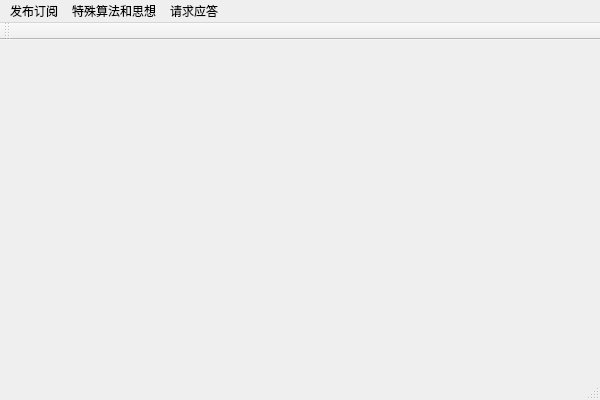
<?xml version="1.0" encoding="UTF-8"?>
<ui version="4.0">
 <class>MainWindowClass</class>
 <widget class="QMainWindow" name="MainWindowClass">
  <property name="geometry">
   <rect>
    <x>0</x>
    <y>0</y>
    <width>600</width>
    <height>400</height>
   </rect>
  </property>
  <property name="windowTitle">
   <string>MainWindow</string>
  </property>
  <widget class="QWidget" name="centralWidget"/>
  <widget class="QMenuBar" name="menuBar">
   <property name="geometry">
    <rect>
     <x>0</x>
     <y>0</y>
     <width>600</width>
     <height>26</height>
    </rect>
   </property>
   <widget class="QMenu" name="menu">
    <property name="title">
     <string>发布订阅</string>
    </property>
    <addaction name="actionPubSub01"/>
    <addaction name="actionPubSub02"/>
    <addaction name="actionPs02"/>
   </widget>
   <widget class="QMenu" name="menu_2">
    <property name="title">
     <string>特殊算法和思想</string>
    </property>
    <addaction name="action_zmq_poll"/>
   </widget>
   <widget class="QMenu" name="menu_3">
    <property name="title">
     <string>请求应答</string>
    </property>
    <addaction name="actionReq_rep_01"/>
    <addaction name="actionReq_rep_02"/>
   </widget>
   <addaction name="menu"/>
   <addaction name="menu_2"/>
   <addaction name="menu_3"/>
  </widget>
  <widget class="QToolBar" name="mainToolBar">
   <attribute name="toolBarArea">
    <enum>TopToolBarArea</enum>
   </attribute>
   <attribute name="toolBarBreak">
    <bool>false</bool>
   </attribute>
  </widget>
  <widget class="QStatusBar" name="statusBar"/>
  <action name="actionPubSub01">
   <property name="text">
    <string>最简单的发布订阅</string>
   </property>
  </action>
  <action name="actionPubSub02">
   <property name="text">
    <string>有中间装置的发布订阅</string>
   </property>
  </action>
  <action name="action_zmq_poll">
   <property name="text">
    <string>从多个套接字中接收消息zmq_poll</string>
   </property>
  </action>
  <action name="actionReq_rep_01">
   <property name="text">
    <string>简单的请求应答</string>
   </property>
  </action>
  <action name="actionReq_rep_02">
   <property name="text">
    <string>简易请求-应答代理</string>
   </property>
  </action>
  <action name="actionPs02">
   <property name="text">
    <string>发布-订阅消息信封</string>
   </property>
  </action>
 </widget>
 <layoutdefault spacing="6" margin="11"/>
 <resources>
  <include location="../MainWindow.qrc"/>
 </resources>
 <connections/>
</ui>
